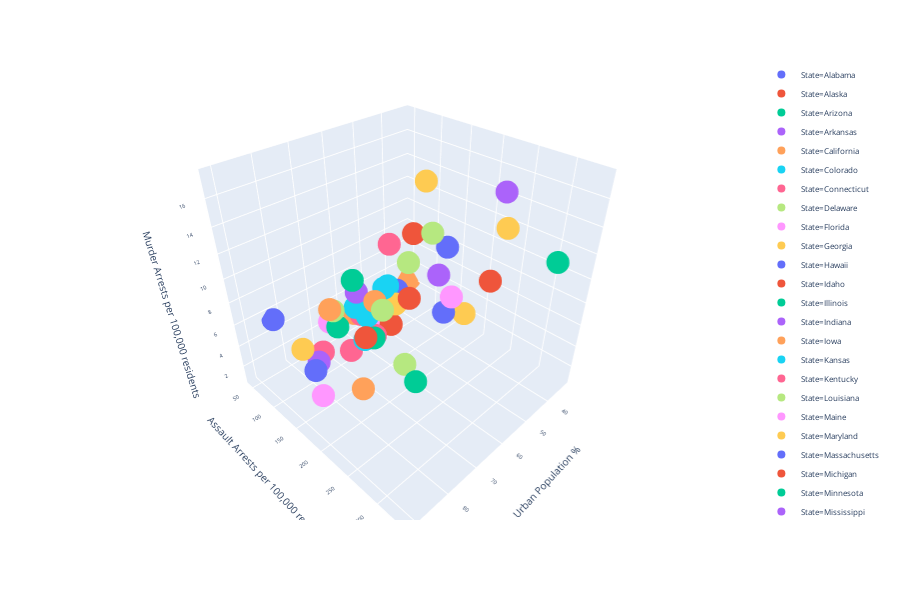

Write notebook code for a chart like this one.
### Code cell
import pandas as pd
import matplotlib.pyplot as plt
import statistics as stats
import math
import scipy.stats
import numpy as np
import matplotlib.pyplot as plt
import statsmodels.api as sm
import statsmodels.formula.api as smf
import plotly.express as px


# importing and subsetting the data

# data obtained from 'https://forge.scilab.org/index.php/p/rdataset/source/tree/master/csv/datasets/USArrests.csv'

# documentation for data: 'https://www.rdocumentation.org/packages/datasets/versions/3.6.2/topics/USArrests'

dframe = pd.read_csv('USArrests.csv')

dframe.rename(columns = {'Unnamed: 0':'State'}, inplace = True) 


y = dframe['Murder']

x = dframe[['Assault', 'UrbanPop', 'Rape']]

x = sm.add_constant(x) 

mod = sm.OLS(y, x).fit()
predict = mod.predict(x) 

print_mod = mod.summary()
print(print_mod)

# plotting the data


fig = px.scatter_3d(dframe, x='UrbanPop', y='Assault', z='Murder',
              color='State')

fig.update_layout(scene = dict(
                    xaxis_title='Urban Population %',
                    yaxis_title='Assault Arrests per 100,000 residents',
                    zaxis_title='Murder Arrests per 100,000 residents',), font=dict(size=8))

fig.show()

### Figure 1 — Plotly figure (JSON) as saved in the notebook; plotly's stock layout.template omitted (floating-point values rounded to 4 significant figures)
{"data": [{"hoverlabel": {"namelength": 0}, "hovertemplate": "State=Alabama<br>UrbanPop=%{x}<br>Assault=%{y}<br>Murder=%{z}", "legendgroup": "State=Alabama", "marker": {"color": "#636efa", "symbol": "circle"}, "mode": "markers", "name": "State=Alabama", "scene": "scene", "showlegend": true, "type": "scatter3d", "x": [58], "y": [236], "z": [13.2]}, {"hoverlabel": {"namelength": 0}, "hovertemplate": "State=Alaska<br>UrbanPop=%{x}<br>Assault=%{y}<br>Murder=%{z}", "legendgroup": "State=Alaska", "marker": {"color": "#EF553B", "symbol": "circle"}, "mode": "markers", "name": "State=Alaska", "scene": "scene", "showlegend": true, "type": "scatter3d", "x": [48], "y": [263], "z": [10]}, {"hoverlabel": {"namelength": 0}, "hovertemplate": "State=Arizona<br>UrbanPop=%{x}<br>Assault=%{y}<br>Murder=%{z}", "legendgroup": "State=Arizona", "marker": {"color": "#00cc96", "symbol": "circle"}, "mode": "markers", "name": "State=Arizona", "scene": "scene", "showlegend": true, "type": "scatter3d", "x": [80], "y": [294], "z": [8.1]}, {"hoverlabel": {"namelength": 0}, "hovertemplate": "State=Arkansas<br>UrbanPop=%{x}<br>Assault=%{y}<br>Murder=%{z}", "legendgroup": "State=Arkansas", "marker": {"color": "#ab63fa", "symbol": "circle"}, "mode": "markers", "name": "State=Arkansas", "scene": "scene", "showlegend": true, "type": "scatter3d", "x": [50], "y": [190], "z": [8.8]}, {"hoverlabel": {"namelength": 0}, "hovertemplate": "State=California<br>UrbanPop=%{x}<br>Assault=%{y}<br>Murder=%{z}", "legendgroup": "State=California", "marker": {"color": "#FFA15A", "symbol": "circle"}, "mode": "markers", "name": "State=California", "scene": "scene", "showlegend": true, "type": "scatter3d", "x": [91], "y": [276], "z": [9]}, {"hoverlabel": {"namelength": 0}, "hovertemplate": "State=Colorado<br>UrbanPop=%{x}<br>Assault=%{y}<br>Murder=%{z}", "legendgroup": "State=Colorado", "marker": {"color": "#19d3f3", "symbol": "circle"}, "mode": "markers", "name": "State=Colorado", "scene": "scene", "showlegend": true, "type": "scatter3d", "x": [78], "y": [204], "z": [7.9]}, {"hoverlabel": {"namelength": 0}, "hovertemplate": "State=Connecticut<br>UrbanPop=%{x}<br>Assault=%{y}<br>Murder=%{z}", "legendgroup": "State=Connecticut", "marker": {"color": "#FF6692", "symbol": "circle"}, "mode": "markers", "name": "State=Connecticut", "scene": "scene", "showlegend": true, "type": "scatter3d", "x": [77], "y": [110], "z": [3.3]}, {"hoverlabel": {"namelength": 0}, "hovertemplate": "State=Delaware<br>UrbanPop=%{x}<br>Assault=%{y}<br>Murder=%{z}", "legendgroup": "State=Delaware", "marker": {"color": "#B6E880", "symbol": "circle"}, "mode": "markers", "name": "State=Delaware", "scene": "scene", "showlegend": true, "type": "scatter3d", "x": [72], "y": [238], "z": [5.9]}, {"hoverlabel": {"namelength": 0}, "hovertemplate": "State=Florida<br>UrbanPop=%{x}<br>Assault=%{y}<br>Murder=%{z}", "legendgroup": "State=Florida", "marker": {"color": "#FF97FF", "symbol": "circle"}, "mode": "markers", "name": "State=Florida", "scene": "scene", "showlegend": true, "type": "scatter3d", "x": [80], "y": [335], "z": [15.4]}, {"hoverlabel": {"namelength": 0}, "hovertemplate": "State=Georgia<br>UrbanPop=%{x}<br>Assault=%{y}<br>Murder=%{z}", "legendgroup": "State=Georgia", "marker": {"color": "#FECB52", "symbol": "circle"}, "mode": "markers", "name": "State=Georgia", "scene": "scene", "showlegend": true, "type": "scatter3d", "x": [60], "y": [211], "z": [17.4]}, {"hoverlabel": {"namelength": 0}, "hovertemplate": "State=Hawaii<br>UrbanPop=%{x}<br>Assault=%{y}<br>Murder=%{z}", "legendgroup": "State=Hawaii", "marker": {"color": "#636efa", "symbol": "circle"}, "mode": "markers", "name": "State=Hawaii", "scene": "scene", "showlegend": true, "type": "scatter3d", "x": [83], "y": [46], "z": [5.3]}, {"hoverlabel": {"namelength": 0}, "hovertemplate": "State=Idaho<br>UrbanPop=%{x}<br>Assault=%{y}<br>Murder=%{z}", "legendgroup": "State=Idaho", "marker": {"color": "#EF553B", "symbol": "circle"}, "mode": "markers", "name": "State=Idaho", "scene": "scene", "showlegend": true, "type": "scatter3d", "x": [54], "y": [120], "z": [2.6]}, {"hoverlabel": {"namelength": 0}, "hovertemplate": "State=Illinois<br>UrbanPop=%{x}<br>Assault=%{y}<br>Murder=%{z}", "legendgroup": "State=Illinois", "marker": {"color": "#00cc96", "symbol": "circle"}, "mode": "markers", "name": "State=Illinois", "scene": "scene", "showlegend": true, "type": "scatter3d", "x": [83], "y": [249], "z": [10.4]}, {"hoverlabel": {"namelength": 0}, "hovertemplate": "State=Indiana<br>UrbanPop=%{x}<br>Assault=%{y}<br>Murder=%{z}", "legendgroup": "State=Indiana", "marker": {"color": "#ab63fa", "symbol": "circle"}, "mode": "markers", "name": "State=Indiana", "scene": "scene", "showlegend": true, "type": "scatter3d", "x": [65], "y": [113], "z": [7.2]}, {"hoverlabel": {"namelength": 0}, "hovertemplate": "State=Iowa<br>UrbanPop=%{x}<br>Assault=%{y}<br>Murder=%{z}", "legendgroup": "State=Iowa", "marker": {"color": "#FFA15A", "symbol": "circle"}, "mode": "markers", "name": "State=Iowa", "scene": "scene", "showlegend": true, "type": "scatter3d", "x": [57], "y": [56], "z": [2.2]}, {"hoverlabel": {"namelength": 0}, "hovertemplate": "State=Kansas<br>UrbanPop=%{x}<br>Assault=%{y}<br>Murder=%{z}", "legendgroup": "State=Kansas", "marker": {"color": "#19d3f3", "symbol": "circle"}, "mode": "markers", "name": "State=Kansas", "scene": "scene", "showlegend": true, "type": "scatter3d", "x": [66], "y": [115], "z": [6]}, {"hoverlabel": {"namelength": 0}, "hovertemplate": "State=Kentucky<br>UrbanPop=%{x}<br>Assault=%{y}<br>Murder=%{z}", "legendgroup": "State=Kentucky", "marker": {"color": "#FF6692", "symbol": "circle"}, "mode": "markers", "name": "State=Kentucky", "scene": "scene", "showlegend": true, "type": "scatter3d", "x": [52], "y": [109], "z": [9.7]}, {"hoverlabel": {"namelength": 0}, "hovertemplate": "State=Louisiana<br>UrbanPop=%{x}<br>Assault=%{y}<br>Murder=%{z}", "legendgroup": "State=Louisiana", "marker": {"color": "#B6E880", "symbol": "circle"}, "mode": "markers", "name": "State=Louisiana", "scene": "scene", "showlegend": true, "type": "scatter3d", "x": [66], "y": [249], "z": [15.4]}, {"hoverlabel": {"namelength": 0}, "hovertemplate": "State=Maine<br>UrbanPop=%{x}<br>Assault=%{y}<br>Murder=%{z}", "legendgroup": "State=Maine", "marker": {"color": "#FF97FF", "symbol": "circle"}, "mode": "markers", "name": "State=Maine", "scene": "scene", "showlegend": true, "type": "scatter3d", "x": [51], "y": [83], "z": [2.1]}, {"hoverlabel": {"namelength": 0}, "hovertemplate": "State=Maryland<br>UrbanPop=%{x}<br>Assault=%{y}<br>Murder=%{z}", "legendgroup": "State=Maryland", "marker": {"color": "#FECB52", "symbol": "circle"}, "mode": "markers", "name": "State=Maryland", "scene": "scene", "showlegend": true, "type": "scatter3d", "x": [67], "y": [300], "z": [11.3]}, {"hoverlabel": {"namelength": 0}, "hovertemplate": "State=Massachusetts<br>UrbanPop=%{x}<br>Assault=%{y}<br>Murder=%{z}", "legendgroup": "State=Massachusetts", "marker": {"color": "#636efa", "symbol": "circle"}, "mode": "markers", "name": "State=Massachusetts", "scene": "scene", "showlegend": true, "type": "scatter3d", "x": [85], "y": [149], "z": [4.4]}, {"hoverlabel": {"namelength": 0}, "hovertemplate": "State=Michigan<br>UrbanPop=%{x}<br>Assault=%{y}<br>Murder=%{z}", "legendgroup": "State=Michigan", "marker": {"color": "#EF553B", "symbol": "circle"}, "mode": "markers", "name": "State=Michigan", "scene": "scene", "showlegend": true, "type": "scatter3d", "x": [74], "y": [255], "z": [12.1]}, {"hoverlabel": {"namelength": 0}, "hovertemplate": "State=Minnesota<br>UrbanPop=%{x}<br>Assault=%{y}<br>Murder=%{z}", "legendgroup": "State=Minnesota", "marker": {"color": "#00cc96", "symbol": "circle"}, "mode": "markers", "name": "State=Minnesota", "scene": "scene", "showlegend": true, "type": "scatter3d", "x": [66], "y": [72], "z": [2.7]}, {"hoverlabel": {"namelength": 0}, "hovertemplate": "State=Mississippi<br>UrbanPop=%{x}<br>Assault=%{y}<br>Murder=%{z}", "legendgroup": "State=Mississippi", "marker": {"color": "#ab63fa", "symbol": "circle"}, "mode": "markers", "name": "State=Mississippi", "scene": "scene", "showlegend": true, "type": "scatter3d", "x": [44], "y": [259], "z": [16.1]}, {"hoverlabel": {"namelength": 0}, "hovertemplate": "State=Missouri<br>UrbanPop=%{x}<br>Assault=%{y}<br>Murder=%{z}", "legendgroup": "State=Missouri", "marker": {"color": "#FFA15A", "symbol": "circle"}, "mode": "markers", "name": "State=Missouri", "scene": "scene", "showlegend": true, "type": "scatter3d", "x": [70], "y": [178], "z": [9]}, {"hoverlabel": {"namelength": 0}, "hovertemplate": "State=Montana<br>UrbanPop=%{x}<br>Assault=%{y}<br>Murder=%{z}", "legendgroup": "State=Montana", "marker": {"color": "#19d3f3", "symbol": "circle"}, "mode": "markers", "name": "State=Montana", "scene": "scene", "showlegend": true, "type": "scatter3d", "x": [53], "y": [109], "z": [6]}, {"hoverlabel": {"namelength": 0}, "hovertemplate": "State=Nebraska<br>UrbanPop=%{x}<br>Assault=%{y}<br>Murder=%{z}", "legendgroup": "State=Nebraska", "marker": {"color": "#FF6692", "symbol": "circle"}, "mode": "markers", "name": "State=Nebraska", "scene": "scene", "showlegend": true, "type": "scatter3d", "x": [62], "y": [102], "z": [4.3]}, {"hoverlabel": {"namelength": 0}, "hovertemplate": "State=Nevada<br>UrbanPop=%{x}<br>Assault=%{y}<br>Murder=%{z}", "legendgroup": "State=Nevada", "marker": {"color": "#B6E880", "symbol": "circle"}, "mode": "markers", "name": "State=Nevada", "scene": "scene", "showlegend": true, "type": "scatter3d", "x": [81], "y": [252], "z": [12.2]}, {"hoverlabel": {"namelength": 0}, "hovertemplate": "State=New Hampshire<br>UrbanPop=%{x}<br>Assault=%{y}<br>Murder=%{z}", "legendgroup": "State=New Hampshire", "marker": {"color": "#FF97FF", "symbol": "circle"}, "mode": "markers", "name": "State=New Hampshire", "scene": "scene", "showlegend": true, "type": "scatter3d", "x": [56], "y": [57], "z": [2.1]}, {"hoverlabel": {"namelength": 0}, "hovertemplate": "State=New Jersey<br>UrbanPop=%{x}<br>Assault=%{y}<br>Murder=%{z}", "legendgroup": "State=New Jersey", "marker": {"color": "#FECB52", "symbol": "circle"}, "mode": "markers", "name": "State=New Jersey", "scene": "scene", "showlegend": true, "type": "scatter3d", "x": [89], "y": [159], "z": [7.4]}, {"hoverlabel": {"namelength": 0}, "hovertemplate": "State=New Mexico<br>UrbanPop=%{x}<br>Assault=%{y}<br>Murder=%{z}", "legendgroup": "State=New Mexico", "marker": {"color": "#636efa", "symbol": "circle"}, "mode": "markers", "name": "State=New Mexico", "scene": "scene", "showlegend": true, "type": "scatter3d", "x": [70], "y": [285], "z": [11.4]}, {"hoverlabel": {"namelength": 0}, "hovertemplate": "State=New York<br>UrbanPop=%{x}<br>Assault=%{y}<br>Murder=%{z}", "legendgroup": "State=New York", "marker": {"color": "#EF553B", "symbol": "circle"}, "mode": "markers", "name": "State=New York", "scene": "scene", "showlegend": true, "type": "scatter3d", "x": [86], "y": [254], "z": [11.1]}, {"hoverlabel": {"namelength": 0}, "hovertemplate": "State=North Carolina<br>UrbanPop=%{x}<br>Assault=%{y}<br>Murder=%{z}", "legendgroup": "State=North Carolina", "marker": {"color": "#00cc96", "symbol": "circle"}, "mode": "markers", "name": "State=North Carolina", "scene": "scene", "showlegend": true, "type": "scatter3d", "x": [45], "y": [337], "z": [13]}, {"hoverlabel": {"namelength": 0}, "hovertemplate": "State=North Dakota<br>UrbanPop=%{x}<br>Assault=%{y}<br>Murder=%{z}", "legendgroup": "State=North Dakota", "marker": {"color": "#ab63fa", "symbol": "circle"}, "mode": "markers", "name": "State=North Dakota", "scene": "scene", "showlegend": true, "type": "scatter3d", "x": [44], "y": [45], "z": [0.8]}, {"hoverlabel": {"namelength": 0}, "hovertemplate": "State=Ohio<br>UrbanPop=%{x}<br>Assault=%{y}<br>Murder=%{z}", "legendgroup": "State=Ohio", "marker": {"color": "#FFA15A", "symbol": "circle"}, "mode": "markers", "name": "State=Ohio", "scene": "scene", "showlegend": true, "type": "scatter3d", "x": [75], "y": [120], "z": [7.3]}, {"hoverlabel": {"namelength": 0}, "hovertemplate": "State=Oklahoma<br>UrbanPop=%{x}<br>Assault=%{y}<br>Murder=%{z}", "legendgroup": "State=Oklahoma", "marker": {"color": "#19d3f3", "symbol": "circle"}, "mode": "markers", "name": "State=Oklahoma", "scene": "scene", "showlegend": true, "type": "scatter3d", "x": [68], "y": [151], "z": [6.6]}, {"hoverlabel": {"namelength": 0}, "hovertemplate": "State=Oregon<br>UrbanPop=%{x}<br>Assault=%{y}<br>Murder=%{z}", "legendgroup": "State=Oregon", "marker": {"color": "#FF6692", "symbol": "circle"}, "mode": "markers", "name": "State=Oregon", "scene": "scene", "showlegend": true, "type": "scatter3d", "x": [67], "y": [159], "z": [4.9]}, {"hoverlabel": {"namelength": 0}, "hovertemplate": "State=Pennsylvania<br>UrbanPop=%{x}<br>Assault=%{y}<br>Murder=%{z}", "legendgroup": "State=Pennsylvania", "marker": {"color": "#B6E880", "symbol": "circle"}, "mode": "markers", "name": "State=Pennsylvania", "scene": "scene", "showlegend": true, "type": "scatter3d", "x": [72], "y": [106], "z": [6.3]}, {"hoverlabel": {"namelength": 0}, "hovertemplate": "State=Rhode Island<br>UrbanPop=%{x}<br>Assault=%{y}<br>Murder=%{z}", "legendgroup": "State=Rhode Island", "marker": {"color": "#FF97FF", "symbol": "circle"}, "mode": "markers", "name": "State=Rhode Island", "scene": "scene", "showlegend": true, "type": "scatter3d", "x": [87], "y": [174], "z": [3.4]}, {"hoverlabel": {"namelength": 0}, "hovertemplate": "State=South Carolina<br>UrbanPop=%{x}<br>Assault=%{y}<br>Murder=%{z}", "legendgroup": "State=South Carolina", "marker": {"color": "#FECB52", "symbol": "circle"}, "mode": "markers", "name": "State=South Carolina", "scene": "scene", "showlegend": true, "type": "scatter3d", "x": [48], "y": [279], "z": [14.4]}, {"hoverlabel": {"namelength": 0}, "hovertemplate": "State=South Dakota<br>UrbanPop=%{x}<br>Assault=%{y}<br>Murder=%{z}", "legendgroup": "State=South Dakota", "marker": {"color": "#636efa", "symbol": "circle"}, "mode": "markers", "name": "State=South Dakota", "scene": "scene", "showlegend": true, "type": "scatter3d", "x": [45], "y": [86], "z": [3.8]}, {"hoverlabel": {"namelength": 0}, "hovertemplate": "State=Tennessee<br>UrbanPop=%{x}<br>Assault=%{y}<br>Murder=%{z}", "legendgroup": "State=Tennessee", "marker": {"color": "#EF553B", "symbol": "circle"}, "mode": "markers", "name": "State=Tennessee", "scene": "scene", "showlegend": true, "type": "scatter3d", "x": [59], "y": [188], "z": [13.2]}, {"hoverlabel": {"namelength": 0}, "hovertemplate": "State=Texas<br>UrbanPop=%{x}<br>Assault=%{y}<br>Murder=%{z}", "legendgroup": "State=Texas", "marker": {"color": "#00cc96", "symbol": "circle"}, "mode": "markers", "name": "State=Texas", "scene": "scene", "showlegend": true, "type": "scatter3d", "x": [80], "y": [201], "z": [12.7]}, {"hoverlabel": {"namelength": 0}, "hovertemplate": "State=Utah<br>UrbanPop=%{x}<br>Assault=%{y}<br>Murder=%{z}", "legendgroup": "State=Utah", "marker": {"color": "#ab63fa", "symbol": "circle"}, "mode": "markers", "name": "State=Utah", "scene": "scene", "showlegend": true, "type": "scatter3d", "x": [80], "y": [120], "z": [3.2]}, {"hoverlabel": {"namelength": 0}, "hovertemplate": "State=Vermont<br>UrbanPop=%{x}<br>Assault=%{y}<br>Murder=%{z}", "legendgroup": "State=Vermont", "marker": {"color": "#FFA15A", "symbol": "circle"}, "mode": "markers", "name": "State=Vermont", "scene": "scene", "showlegend": true, "type": "scatter3d", "x": [32], "y": [48], "z": [2.2]}, {"hoverlabel": {"namelength": 0}, "hovertemplate": "State=Virginia<br>UrbanPop=%{x}<br>Assault=%{y}<br>Murder=%{z}", "legendgroup": "State=Virginia", "marker": {"color": "#19d3f3", "symbol": "circle"}, "mode": "markers", "name": "State=Virginia", "scene": "scene", "showlegend": true, "type": "scatter3d", "x": [63], "y": [156], "z": [8.5]}, {"hoverlabel": {"namelength": 0}, "hovertemplate": "State=Washington<br>UrbanPop=%{x}<br>Assault=%{y}<br>Murder=%{z}", "legendgroup": "State=Washington", "marker": {"color": "#FF6692", "symbol": "circle"}, "mode": "markers", "name": "State=Washington", "scene": "scene", "showlegend": true, "type": "scatter3d", "x": [73], "y": [145], "z": [4]}, {"hoverlabel": {"namelength": 0}, "hovertemplate": "State=West Virginia<br>UrbanPop=%{x}<br>Assault=%{y}<br>Murder=%{z}", "legendgroup": "State=West Virginia", "marker": {"color": "#B6E880", "symbol": "circle"}, "mode": "markers", "name": "State=West Virginia", "scene": "scene", "showlegend": true, "type": "scatter3d", "x": [39], "y": [81], "z": [5.7]}, {"hoverlabel": {"namelength": 0}, "hovertemplate": "State=Wisconsin<br>UrbanPop=%{x}<br>Assault=%{y}<br>Murder=%{z}", "legendgroup": "State=Wisconsin", "marker": {"color": "#FF97FF", "symbol": "circle"}, "mode": "markers", "name": "State=Wisconsin", "scene": "scene", "showlegend": true, "type": "scatter3d", "x": [66], "y": [53], "z": [2.6]}, {"hoverlabel": {"namelength": 0}, "hovertemplate": "State=Wyoming<br>UrbanPop=%{x}<br>Assault=%{y}<br>Murder=%{z}", "legendgroup": "State=Wyoming", "marker": {"color": "#FECB52", "symbol": "circle"}, "mode": "markers", "name": "State=Wyoming", "scene": "scene", "showlegend": true, "type": "scatter3d", "x": [60], "y": [161], "z": [6.8]}], "layout": {"font": {"size": 8}, "height": 600, "legend": {"tracegroupgap": 0}, "margin": {"t": 60}, "scene": {"domain": {"x": [0, 0.98], "y": [0, 1]}, "xaxis": {"title": {"text": "Urban Population %"}}, "yaxis": {"title": {"text": "Assault Arrests per 100,000 residents"}}, "zaxis": {"title": {"text": "Murder Arrests per 100,000 residents"}}}}}
